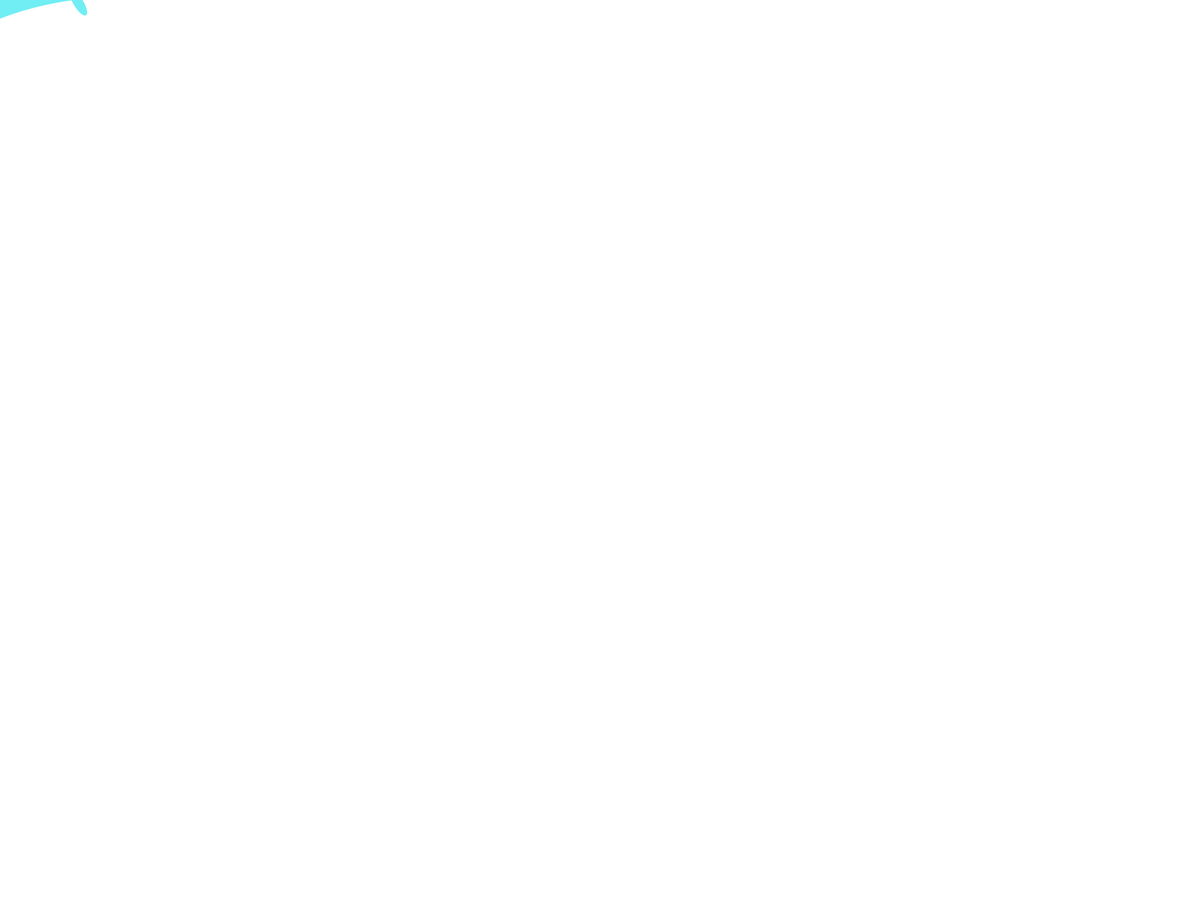
Frame 1 (no input)
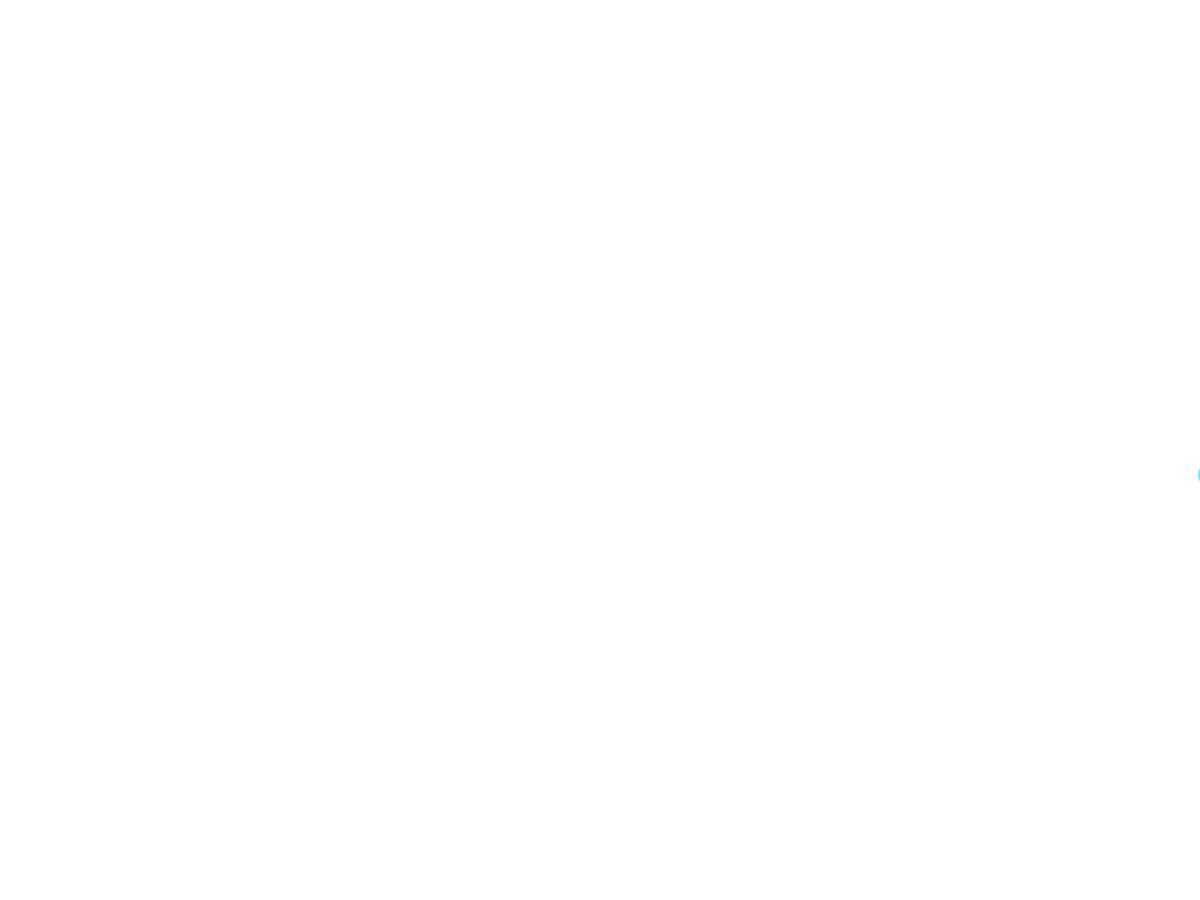
Frame 60 (the mouse pressed at the canvas centre just before this capture)
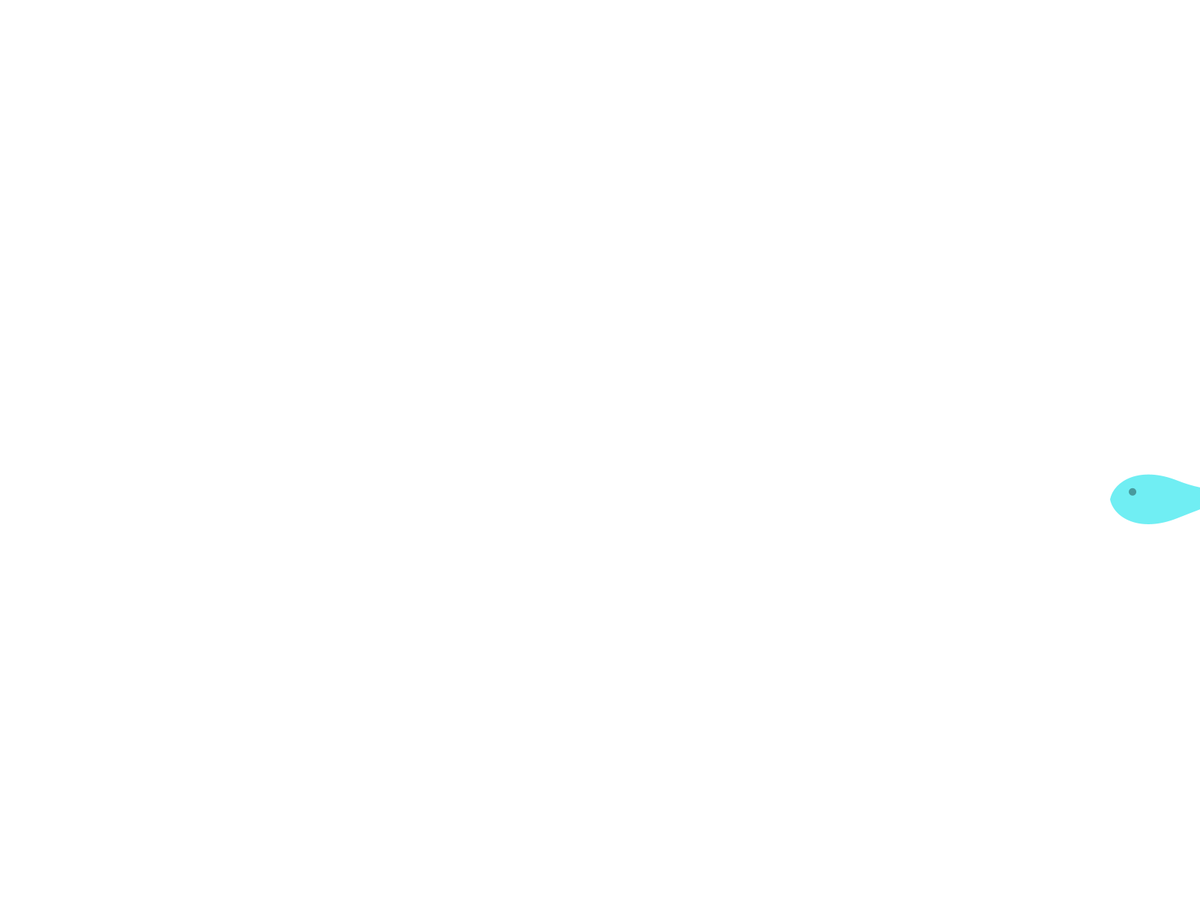
Frame 120 (the mouse held since frame 60 and released just before this capture)

The Processing sketch that drew these frames (run headless with seeded random() and noise(); from frame 60 on, the mouse is pressed at the canvas centre):

// Processing sketch: sketch_2_Fishes
// ── sketch_2_Fishes.pde
 //<>//

Fish [] fish = new Fish[150];
Fish first_fish;

int b;
float e;

float sec=0;
int flag=0;

void setup() {
  fullScreen();


  first_fish=new Fish(5, width, height/2, random(300), 6, color(random(100, 150), random(210, 240), random(240, 255)), 255);


  for (int i = 0; i < fish.length/5; i++) 
    fish[i] = new Fish(int(random(1, 4)), random(width*1.1), random(height), random(300), random(2, 4), color(random(100, 150), random(200, 250), random(230, 255)), 0);
  for (int i=fish.length/5; i<fish.length/5*2; i++) 
    fish[i] = new Fish(int(random(1, 4)), random(width*1.1), random(height), random(300), random(2, 4), color(random(130, 150), random(220, 250), random(230, 255)), 0);
  for (int i=fish.length/5*2; i<fish.length/5*3; i++)
    fish[i] = new Fish(int(random(1, 4)), random(width*1.1), random(height), random(300), random(2, 4), color(random(140, 160), 255, random(200, 215)), 0);
  for (int i=fish.length/5*3; i<fish.length/5*4; i++)
    fish[i] = new Fish(int(random(1, 4)), random(width*1.1), random(height), random(300), random(2, 4), color(random(230, 250), random(220, 250), random(100, 155)), 0);
  for (int i=fish.length/5*4; i<fish.length; i++)
    fish[i] = new Fish(int(random(1, 4)), random(width*1.1), random(height), random(300), random(2, 4), color(random(210, 250), 255, random(100, 155)), 0);
}
int index=-1;
void draw() {
  color from, to;
  color blue=color(204, 255, 255);
  color yellow=color(255, 255, 220);
  color green=color(214, 255, 204);
  int boundary;
  float end;
  randomSeed(1);

  if (sec<150) {
    background(255);
    first_fish.direction();
    first_fish.display();
  } else {
    if (sec<300) {
      from=color(255);
      to=blue;
      boundary=200;
      end=fish.length/5;
    } else if (sec<400) {
      from=blue;
      to=blue;
      boundary=300;  
      end=fish.length/5*2;
    } else if (sec<500) {
      from=blue;
      to=green;
      boundary=400;
      end=fish.length/5*3;
    } else if (sec<600) {
      from=green;
      to=yellow;
      boundary=500;
      end=fish.length/5*4;
    } else if (sec<900) {
      if (sec%100 == 0 )
        index++;

      if (index%3==0) {
        from=yellow;
        to=blue;
      } else if (index%3==1) {
        to=green;
        from=blue;
      } else {
        from=green;
        to=yellow;
      }
      boundary=(index+6)*100;
      end=fish.length;
    } else {
      from=yellow;
      to=color(255);
      boundary=900;
      end=fish.length;
    }

    if (sec<1000) {
      color med=lerpColor(from, to, 0.01*(sec-boundary));
      background(med);
    } else
      background(255);  
    first_fish.direction();
    first_fish.display();

    if (sec<1100) {
      for (int i=0; i<end; i++) {
        fish[i].updateOP();
        fish[i].direction();
        fish[i].display();
      }
    } else {
      first_fish.decreaseOP();
      for (int i=0; i<end; i++) {
        fish[i].decreaseOP();
        fish[i].direction();
        fish[i].display();
      }
    }
  }

  sec+=0.5;
}

// ── Fish.pde
class Fish {

  float Vx, Vy;//tail
  float Cx, Cy; //center
  float s; // size
  float d; //tail wiggle factor
  float l; //size of the locus
  float h1, h2; //wiggle range
  float tx, ty; //location of fish
  int g; //direction of travel
  float a;
  float angle;
  float Xoff;
  float Yoff;
  float speed;
  float split=0.01;
  float op;
  float op2=90;
  color c;


  Fish(float Size, float Xofftemp, float Yofftemp, float Length, float Speed, color _c, float _op) {

    s = Size;
    l = Length;
    Xoff = Xofftemp;
    Yoff = Yofftemp;
    g = 1;
    Cx = 0;
    Cy = 0;
    Vy = Cy;
    d = 1;
    speed = Speed;
    c=_c;
    op=_op;
  }

  void direction() {
    a = random(-1, 1);

    if (a < 0) {
      g = -1;
    } else if (a > 0) {
      g = 1;
    }
  }
  void updateOP() {
    if (op<250)
      op=op+speed;
  }
  void decreaseOP() {
    if (op>0)
      op=op-speed;
    if (op2>0)
      op2=op2-speed;
  }

  void display() {
    noStroke();
    fill(c, op);

    angle = radians(frameCount/speed);
    h1 = Cy + 4*s;
    h2 = Cy - 4*s;

    Vx = Cx-20*s;

    pushMatrix ();

    translate(tx, ty);
    tx = Xoff + l * cos(g*angle);
    ty = Yoff + l * sin(g*angle);
    Xoff-=speed*0.3;
    // rotate(g*(angle + PI/2));
    rotate(PI);

    //fish body
    beginShape();
    vertex(Cx+18*s, Cy);
    bezierVertex(Cx+17*s, Cy+5*s, Cx+10*s, Cy+9*s, Cx, Cy+5*s);//head position
    bezierVertex(Cx-10*s, Cy+s, Vx, Vy, Vx, Vy);//tail position
    bezierVertex(Vx, Vy, Cx-10*s, Cy-s, Cx, Cy-5*s);
    bezierVertex(Cx+10*s, Cy-9*s, Cx+17*s, Cy-5*s, Cx+18*s, Cy);
    endShape();
    //tail
    beginShape();
    vertex(Vx+5, Vy);
    bezierVertex(Vx-2*s, Vy+6*s, Vx-5*s, Vy+5*s, Vx-s*2, Vy);
    bezierVertex(Vx-5*s, Vy-5*s, Vx-s*2, Vy-6*s, Vx+5, Vy);
    endShape();
    //quad(Vx+5, Vy, Vx-5*s, Vy+5*s, Vx-s*2, Vy, Vx-5*s, Vy-5*s);    
    //fish eyes
    fill(0, op2);
    ellipse(Cx+12*s, Cy+2*s, s*2, s*2);          

    popMatrix();

    if (Xoff<-width*0.14)
      Xoff=width*1.13;


    Vy += d*0.8;
    if (Vy > h1) {
      d = -1;
    } else if (Vy < h2) {
      d = 1;
    }
  }
}
